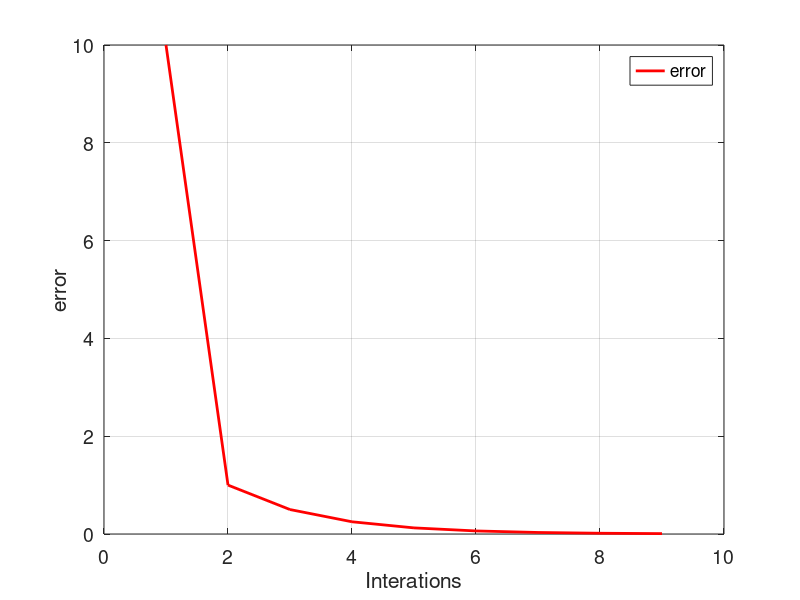

Write the MATLAB code that produced this figure.
xl = 0;
xu = 2;
i = 1; 
e(i) = 10


while(e(i) > 0.01)
xr = (xl+xu)/2;

g_xl = xl^2-2;
g_xr = xr^2-2;
g_xu = xu^2-2;


if(g_xl*g_xr < 0 )
    xu = xr;
    e(i+1) = abs(xr - xl);
end

if (g_xu*g_xr < 0 )
    xl = xr;
    e(i+1) = abs (xu - xr);
end

i = i+1;
if (g_xu*g_xr == 0)
    xr = xr;
end 
end 
 
tamanio = size (e)
ite = 1:1:tamanio(2);

figure('DefaultAxesFontsize',14)
set(gcf,'color','white');
plot(ite,e,'color',[1 0 0], 'LineWidth',2);
grid on
xlabel('Interations')
ylabel('error')
legend('error')


